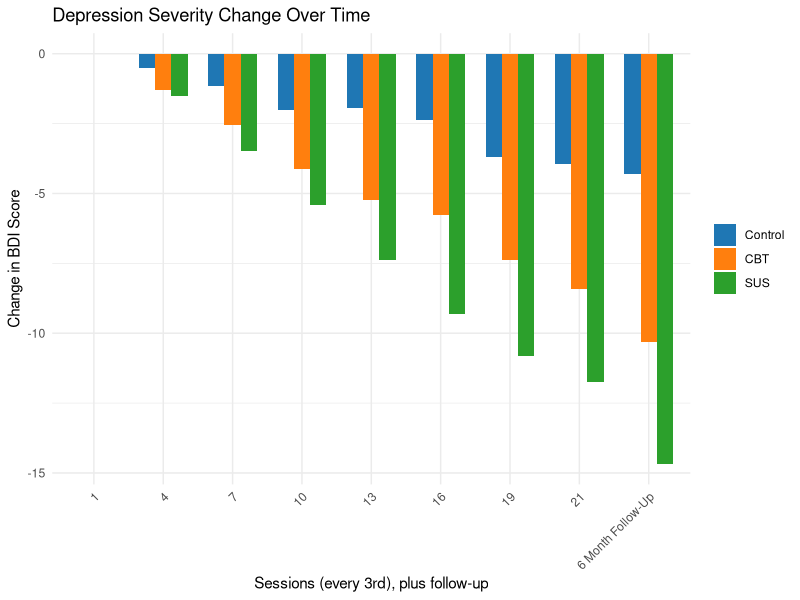
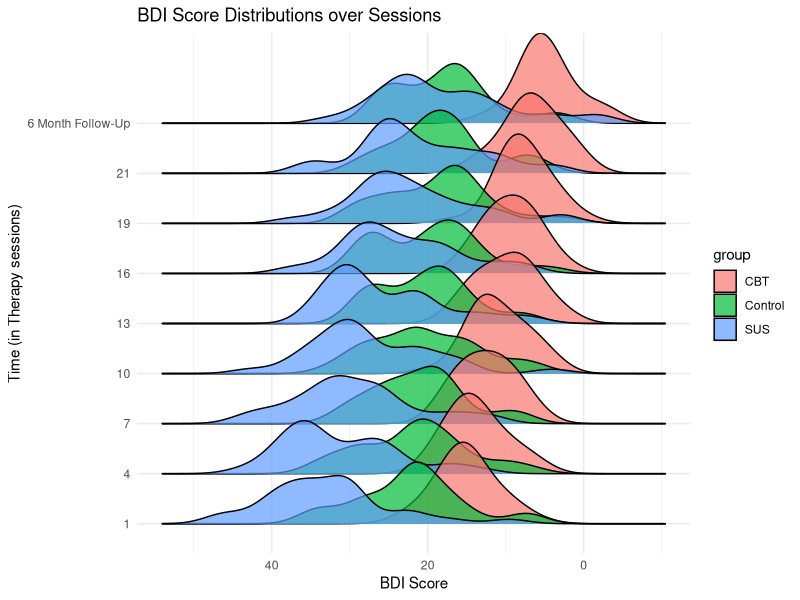
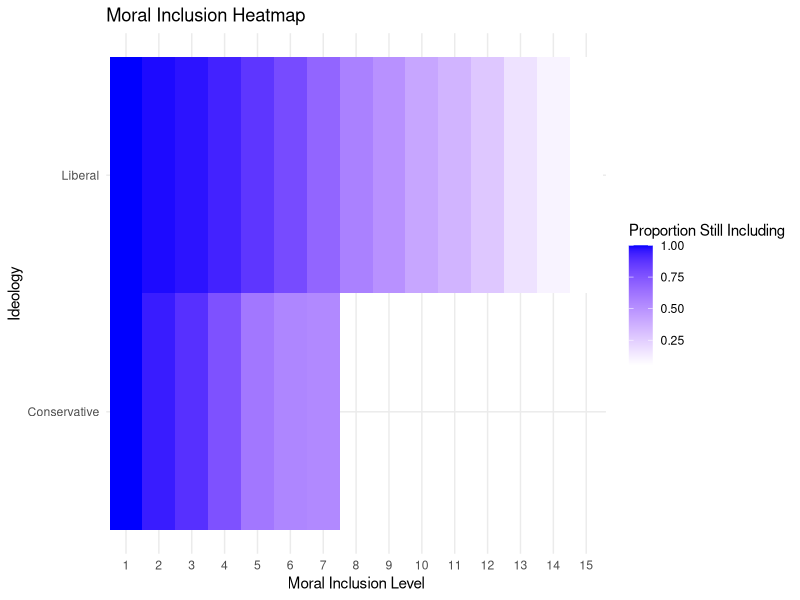

Here is the R script that generated these plots, in order:
## ---- chunk 1
knitr::opts_chunk$set(echo = TRUE)
## ---- chunk 2
library(tidyverse)
library(ggridges)
library(scales)
library(ggplot2)
library(dplyr)
library(tidyr)
## ---- chunk 3

set.seed(42)

# Define sample sizes
n_control <- 27
n_SUS <- 32
n_CBT <- 28
n_total <- n_control + n_SUS + n_CBT

# Define measurement points (every 3rd session, plus 6-month follow-up)
time_points <- c(1, 4, 7, 10, 13, 16, 19, 21, "6 Month Follow-Up")

# Create participant-level data
depression_data <- tibble(
  participant_id = 1:n_total,
  group = c(rep("Control", n_control), rep("SUS", n_SUS), rep("CBT", n_CBT)),
  baseline_BDI = c(
    rnorm(n_control, mean = 22, sd = 5),
    rnorm(n_SUS, mean = 35, sd = 7),
    rnorm(n_CBT, mean = 15, sd = 4)
  )
)

## ---- chunk 4
long_depression_data <- depression_data %>%
  expand(participant_id, time = time_points) %>%
  left_join(depression_data, by = "participant_id") %>%
  mutate(
    time = factor(time, levels = time_points),
    session_number = case_when(
  time == "6 Month Follow-Up" ~ max(parse_number(as.character(time_points)), na.rm = TRUE) + 3,
  TRUE ~ parse_number(as.character(time))
),
    change_factor = case_when(
      group == "Control" ~ -5 * (session_number / max(session_number, na.rm = TRUE)),
      group == "CBT" ~ -10 * (session_number / max(session_number, na.rm = TRUE)),
      group == "SUS" ~ -15 * (session_number / max(session_number, na.rm = TRUE))
    ),
    BDI_score = baseline_BDI + change_factor + rnorm(n(), mean = 0, sd = 2)
  )


## ---- chunk 5
#calculate each participant's BDI change relative to their own baseline to hide 
#the different starting points in average depression scores for each group
long_depression_data <- long_depression_data %>%
  group_by(participant_id) %>%
  mutate(relative_BDI = BDI_score - first(BDI_score)) %>%
  ungroup()

## ---- chunk 6

#Plotting the generated data

ggplot(long_depression_data, aes(x = factor(time), y = relative_BDI, fill = factor(group, levels = c("Control", "CBT", "SUS")))) +
  stat_summary(fun = mean, geom = "bar", position = "dodge", width = 0.7) +  # Bar plot with dodge for side-by-side comparison to make SUS look better
  labs(title = "Depression Severity Change Over Time", #nobody needs to directly notice it's normalized, so title is not as specific as it should be
       x = "Sessions (every 3rd), plus follow-up",
       y = "Change in BDI Score") + #just change in BDI score...which could mean "change to baseline" or maybe change overall
  theme_minimal() +
  theme(axis.text.x = element_text(angle = 45, hjust = 1)) +  # Rotate x-axis labels for better readability
  scale_fill_manual(values = c("Control" = "#1f77b4", "CBT" = "#ff7f0e", "SUS" = "#2ca02c")) +  
  scale_x_discrete(labels = as.character(time_points)) +  # time points were weird so chatGPT helped
  theme(legend.title = element_blank())  #remove the legend title



## ---- chunk 7

library(ggridges)

ggplot(long_depression_data, aes(x = BDI_score, y = factor(time), fill = group)) +
  geom_density_ridges(alpha = 0.7) +
  scale_x_reverse() +  # Reverse BDI Score axis
  labs(title = "BDI Score Distributions over Sessions",
       x = "BDI Score",
       y = "Time (in Therapy sessions)") +
  theme_minimal()


## ---- chunk 8


# Set seed for reproducibility
set.seed(42)
n <- 500

moral_data <- tibble(
  id = 1:n,
  ideology = sample(c("Conservative", "Liberal"), n, replace = TRUE, prob = c(0.5, 0.5)), #make 2 groups
  highest_allocation = ifelse(
    ideology == "Conservative",
    sample(1:7, n, replace = TRUE, prob = c(0.1, 0.15, 0.25, 0.3, 0.15, 0.05, 0.02)), #allocate 3-4 as the median for conservatives, as I think it was in the study)
    sample(1:15, n, replace = TRUE, prob = c(0.02, 0.03, 0.05, 0.07, 0.08, 0.1, 0.1, 0.08, 0.07, 0.07, 0.08, 0.1, 0.06, 0.05, 0.04))
  )
)

# Create cumulative inclusion
moral_cumulative <- moral_data %>%
  group_by(ideology, highest_allocation) %>%
  summarize(count = n(), .groups = "drop") %>%
  complete(ideology, highest_allocation = 1:15, fill = list(count = 0)) %>%
  arrange(ideology, highest_allocation) %>%
  group_by(ideology) %>%
  mutate(cumulative_count = cumsum(count),
         percent_included = cumulative_count / max(cumulative_count))

# Calculate cumulative inclusion: Everyone starting at 100% (as every option beforehand is included automatically)
moral_cumulative <- moral_data %>%
  arrange(ideology, highest_allocation) %>%
  group_by(ideology, highest_allocation) %>%
  summarise(count = n(), .groups = "drop") %>%
  mutate(cumulative_count = rev(cumsum(rev(count)))) %>%  # Reverse cumulative sum (i struggled a long time with the fading not working as intended, so chatGPT helped out in the end)
  group_by(ideology) %>%
  mutate(cumulative_prop = cumulative_count / max(cumulative_count))  # Normalize to 1 for percentage


## ---- chunk 9
# plot with fading
ggplot(moral_cumulative, aes(x = factor(highest_allocation), y = ideology, fill = cumulative_prop)) +
  geom_tile() +
  scale_fill_gradient(low = "white", high = "blue") +
  labs(title = "Moral Inclusion Heatmap",
       x = "Moral Inclusion Level",
       y = "Ideology",
       fill = "Proportion Still Including") +
  theme_minimal()

